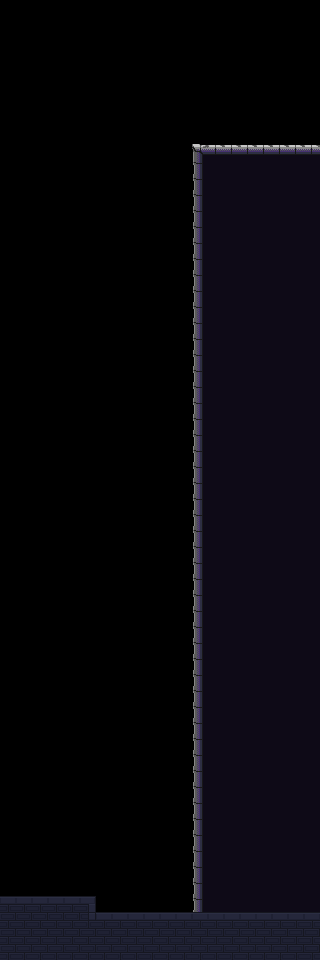

The image is a tile-based game level rendered from a .tmx file. Its description and source (layers, tilesets, objects; grid data summarised) follow:
An orthogonal 20x60 tile map with 16x16 px tiles, 8 tile layers (bkg_far, bkg_close, onoff-defaulton(blue), onoff-defaultoff(blue), ...), 3 tilesets.

<map version="1.10" tiledversion="1.11.0" orientation="orthogonal" renderorder="right-down" width="20" height="60" tilewidth="16" tileheight="16" infinite="0" nextlayerid="10" nextobjectid="1">
 <tileset firstgid="1" source="../../jail_wall.tsx" />
 <tileset firstgid="65" source="../../jail_block.tsx" />
 <tileset firstgid="129" source="../../onoff_block.tsx" />
 <layer id="4" name="bkg_far" width="20" height="60">
  <properties>
   <property name="unity:sortinglayer" value="Bkg_far" />
  </properties>
  <data>[1200 cells, 0 non-empty, 0 distinct tile ids]</data>
 </layer>
 <layer id="1" name="bkg_close" width="20" height="60">
  <properties>
   <property name="unity:sortinglayer" value="Bkg" />
  </properties>
  <data>[1200 cells, 0 non-empty, 0 distinct tile ids]</data>
 </layer>
 <layer id="6" name="onoff-defaulton(blue)" width="20" height="60">
  <properties>
   <property name="unity:layer" value="Ground" />
   <property name="unity:sortinglayer" value="Ground" />
   <property name="unity:tag" value="onoff-defaulton" />
  </properties>
  <data>[1200 cells, 0 non-empty, 0 distinct tile ids]</data>
 </layer>
 <layer id="7" name="onoff-defaultoff(blue)" width="20" height="60">
  <properties>
   <property name="unity:layer" value="Ground" />
   <property name="unity:sortinglayer" value="Ground" />
   <property name="unity:tag" value="onoff-defaultoff" />
  </properties>
  <data>[1200 cells, 0 non-empty, 0 distinct tile ids]</data>
 </layer>
 <layer id="9" name="onoff2-defaulton(purple)" width="20" height="60">
  <properties>
   <property name="unity:layer" value="Ground" />
   <property name="unity:sortinglayer" value="Ground" />
   <property name="unity:tag" value="onoff2-defaulton" />
  </properties>
  <data>[1200 cells, 0 non-empty, 0 distinct tile ids]</data>
 </layer>
 <layer id="8" name="onoff2-defaultoff(purple)" width="20" height="60">
  <properties>
   <property name="unity:layer" value="Ground" />
   <property name="unity:sortinglayer" value="Ground" />
   <property name="unity:tag" value="onoff2-defaultoff" />
  </properties>
  <data>[1200 cells, 0 non-empty, 0 distinct tile ids]</data>
 </layer>
 <layer id="2" name="ground" width="20" height="60">
  <properties>
   <property name="unity:layer" value="Ground" />
   <property name="unity:sortinglayer" value="Ground" />
  </properties>
  <data>[1200 cells, 450 non-empty, 8 distinct tile ids]</data>
 </layer>
 <layer id="3" name="foreground" width="20" height="60">
  <properties>
   <property name="unity:sortinglayer" value="Foreground" />
  </properties>
  <data>[1200 cells, 0 non-empty, 0 distinct tile ids]</data>
 </layer>
</map>
